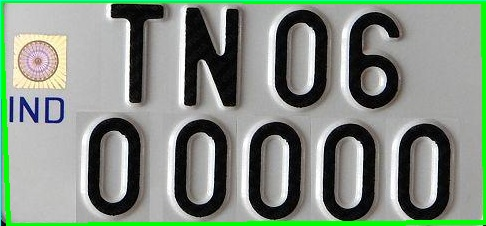
#> input picture ocr/EmbossedPlates1.jpg, 486 x 226 px, given as the content of the folder media/, which was not available
$ python main.py   (older library calls are emulated)
#> lines starting #> are read from the running program, lines starting #| are printed output that depends on the picture; after the words box and inside, x2 and y2 are one past the last pixel; in counts of white or black regions, pixels touching at a corner belong together; pictures that were not available may be replaced by others from this repository, and a replacement may not be noted
#> further down, img is the input picture: shape (226, 486, 3); mean B, G, R 129.7, 142.4, 129.9
### LPR.py
import cv2
import imutils
import numpy as np

def lpr(img, output_file_name):
    #img = imutils.resize(img, width=500)
#> called with output_file_name = 'EmbossedPlates1.jpg'
    gray = cv2.cvtColor(img, cv2.COLOR_BGR2GRAY)
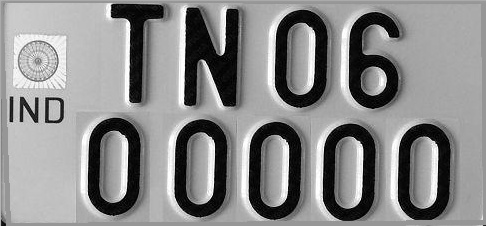
#> gray: shape (226, 486); min 0, max 255, mean 137.2
    #ret,thresh1 = cv2.threshold(gray,150,255,cv2.THRESH_BINARY)

    ###smoothing
    blur = cv2.bilateralFilter(gray,5,75,75)

    ###finding edges
    edges = cv2.Canny(blur,100,200)
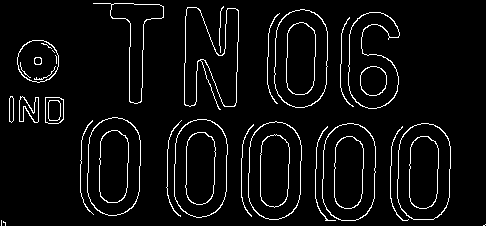
#> edges: shape (226, 486); 5% white in thin lines or dots

    ###contours
    (_, contours, _) = cv2.findContours(edges,cv2.RETR_EXTERNAL,cv2.CHAIN_APPROX_SIMPLE)
#> contours = 24 contours, 10 with area under 20; largest, box (x1, y1, x2, y2) and area: (174, 119, 228, 218) 4470, (87, 117, 141, 216) 4470, (274, 9, 328, 108) 4470, (248, 121, 302, 220) 4462, (322, 123, 376, 221) 4460
    contours = sorted(contours, key = cv2.contourArea, reverse = True)[:30]
    NumberPlateCnt = None
    result = ""

    #checking for rectangle shapes
    for cont in contours:
        peri = cv2.arcLength(cont,True)
        approx = cv2.approxPolyDP(cont, 0.01 * peri, True)
        if len(approx) == 4:
            #print(approx)
            #NumberPlateCnt = approx
            ###drawing contours on images
            cv2.drawContours(img, [approx], -1, (0,255,0), 3)
            cv2.imwrite("output/"+output_file_name, img)

            ###cropping contours
            [x,y,w,h] = cv2.boundingRect(approx)
            cv2.rectangle(img,(x,y),(x+w,y+h), (255,255,0), 1)
            roi = img[y:y+h, x:x+w]
            cv2.imwrite("ocr/"+output_file_name, roi)

            result = "Done. Check output in location: media/output/"
            cv2.destroyAllWindows()
            break
        """
        elif len(approx) != 4:
            NumberPlateCnt = "none"

    if NumberPlateCnt != "none":
        #drawing only rectangle shape contours
        cv2.drawContours(img, [NumberPlateCnt], -1, (0,255,0), 3)
        cv2.imwrite("output/"+output_file_name, img)
        result = "Done. Check output in location: media/output/"
        cv2.destroyAllWindows()
    else:
        result = "No plate detected"
        cv2.destroyAllWindows()"""
#> this loop made 23 passes
#> img: shape (226, 486, 3); 0.01% of pixels changed, all inside (x1, y1, x2, y2) = (481, 223, 486, 226)

    return result

### main.py
import cv2
import os
import imutils
import numpy as np
import pytesseract
from LPR import lpr
try:
    from PIL import Image
except ImportError:
    import Image

for root, dirs, files in os.walk("media/"):
    for filename in files:
        path = "media/{}".format(filename)
        img = cv2.imread(path, 1)
        res = lpr(img, filename)
        print(res)
#| Done. Check output in location: media/output/

#OCR
#setting tesseract executable path
pytesseract.pytesseract.tesseract_cmd = r'' #add you executable tesseract file here. the .exe filepath has to be added here/

for root, dirs, files in os.walk("ocr/"):
    for filename in files:
        #fetching license plate number
        print(pytesseract.image_to_string(Image.open("ocr/"+filename)))
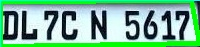
#> input picture ocr/fd3.jpg, 200 x 47 px
#> (this line was passed over: pytesseract is not available in this run)
